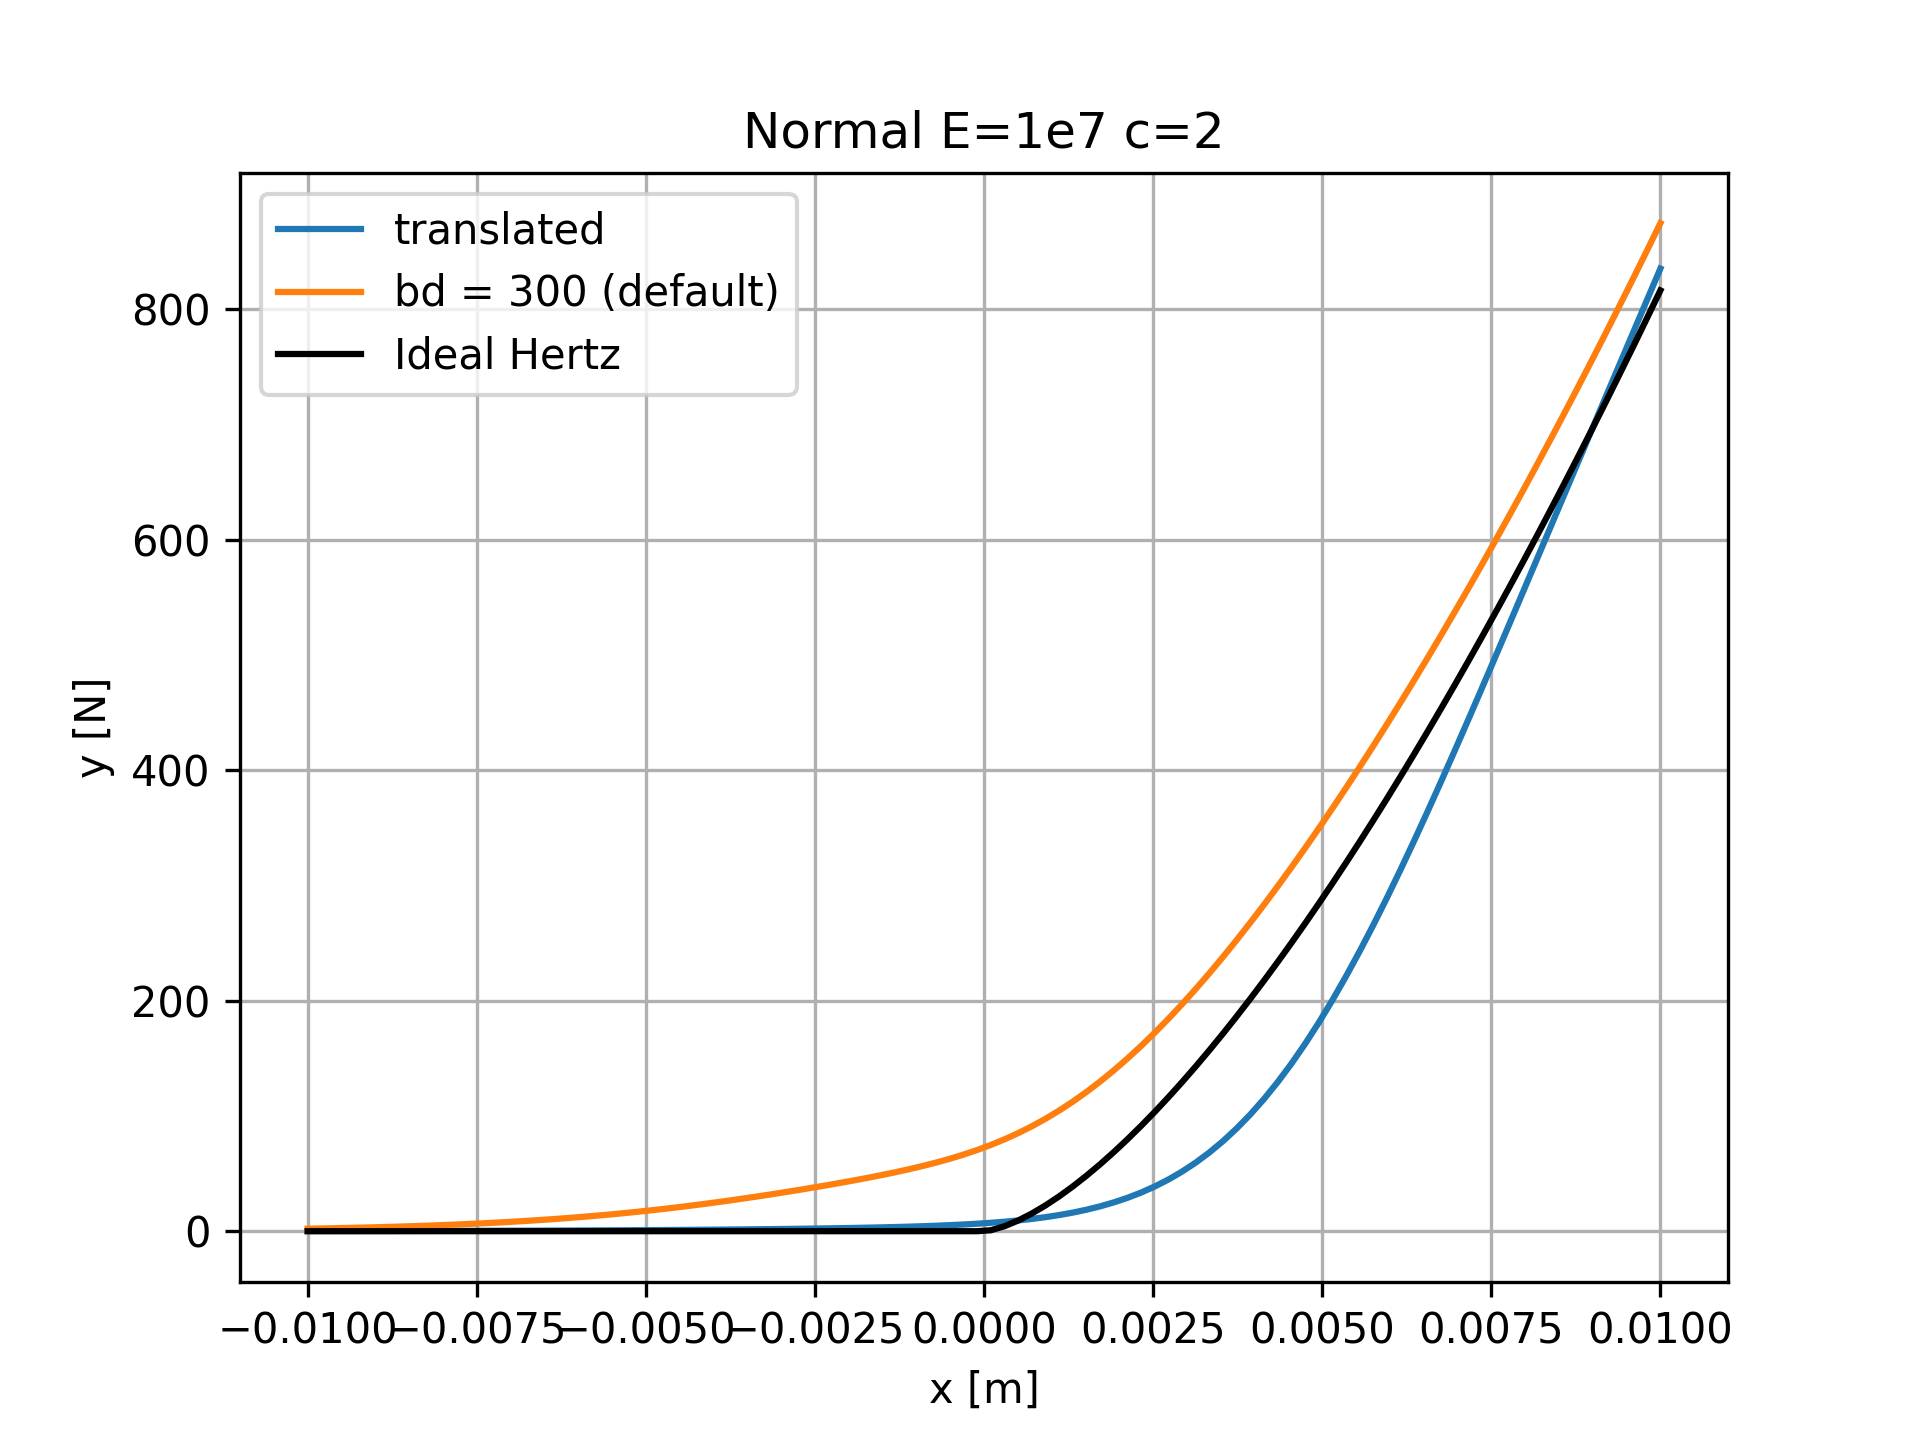

Here is the Python script that generated this plot:
import numpy as np
import matplotlib.pyplot as plt
from math import sqrt, pi, sin, cos, acos, tanh
from smooth_utils import get_hertz_smooth, get_hertz

x = np.linspace(-0.01,0.01,100)
E = 1e7
cf = 1e-5
bd = 300


# hert force without if statement
fig, ax = plt.subplots()
fHz = get_hertz([E,cf],x)
ax.plot(x,fHz,'k',label='Hertz')
ax.set_xlabel('Indentation [m]')
ax.set_ylabel('Force [N]')
ax.legend()
#grid on
ax.grid(True)

# plot the tanh
y_plot = np.zeros(len(x))
for i in range(len(x)):
    y_plot[i] = 0.5 +0.5*(tanh(300*(x[i]-0.005)))
fig, ax = plt.subplots()
ax.plot(x,y_plot)
ax.set_xlabel('x')
ax.set_ylabel('y')
ax.grid(True)

# plot the smoothed force
yres = y_plot * fHz
fig, ax = plt.subplots()
ax.plot(x,yres,label='translated')
ax.set_xlabel('x [m]')
ax.set_ylabel('y [N]')
ax.grid(True)

#find previous bversion of hertz force
fHz = get_hertz_smooth([E,300,1e-5],x)
ax.plot(x,fHz,label='bd = 300 (default)')



# normal herz force
R = 0.03
k = 1/2 * E**(2./3.)
f = (4/3)*k*sqrt(R*k)*(x)**(3/2)
for i in range(len(f)):
    if x[i] < 0:
        f[i] = 0
ax.plot(x,f,label='Ideal Hertz',color='k')

ax.set_title('Normal E=1e7 c=2')
ax.legend()
plt.show()

#save
fig.savefig('smooth.png',dpi=300)
# fig, ax = plt.subplots()

# for i in range(10):
#     fHz = get_hertz_smooth([E,300,1e-5*i],x)
#     ax.plot(x,fHz,label='cf = '+str(1e-5*i))
# ax.set_xlabel('Indentation [m]')
# ax.set_ylabel('Force [N]')
# ax.set_title('Hertz vs. Smooth Hertz')
# ax.legend()



# fig, ax = plt.subplots()

# fHz = get_hertz([E],x)
# fHz_500 = get_hertz_smooth([E,500,1e-5],x)
# fHz_300 = get_hertz_smooth([E,300,1e-5],x)
# ax.plot(x,fHz,'k',label='Hertz')
# ax.plot(x,fHz_300,label='Smooth Hertz bd = 300 (default)')
# ax.plot(x,fHz_500,label='Smooth Hertz bd = 500')
# ax.set_xlabel('Indentation [m]')
# ax.set_ylabel('Force [N]')
# ax.set_title('Hertz vs. Smooth Hertz')
# ax.legend()


# fig, ax = plt.subplots()

# for i in (1e-4,5e-4,1e-5,5e-6,1e-6,5e-6):
#     fHz = get_hertz_smooth([E,300,i],x)
#     ax.plot(x,fHz,label='cf = '+str(i))
# ax.set_xlabel('Indentation [m]')
# ax.set_ylabel('Force [N]')
# ax.set_title('Hertz vs. Smooth Hertz')
# ax.legend()
# plt.show()
